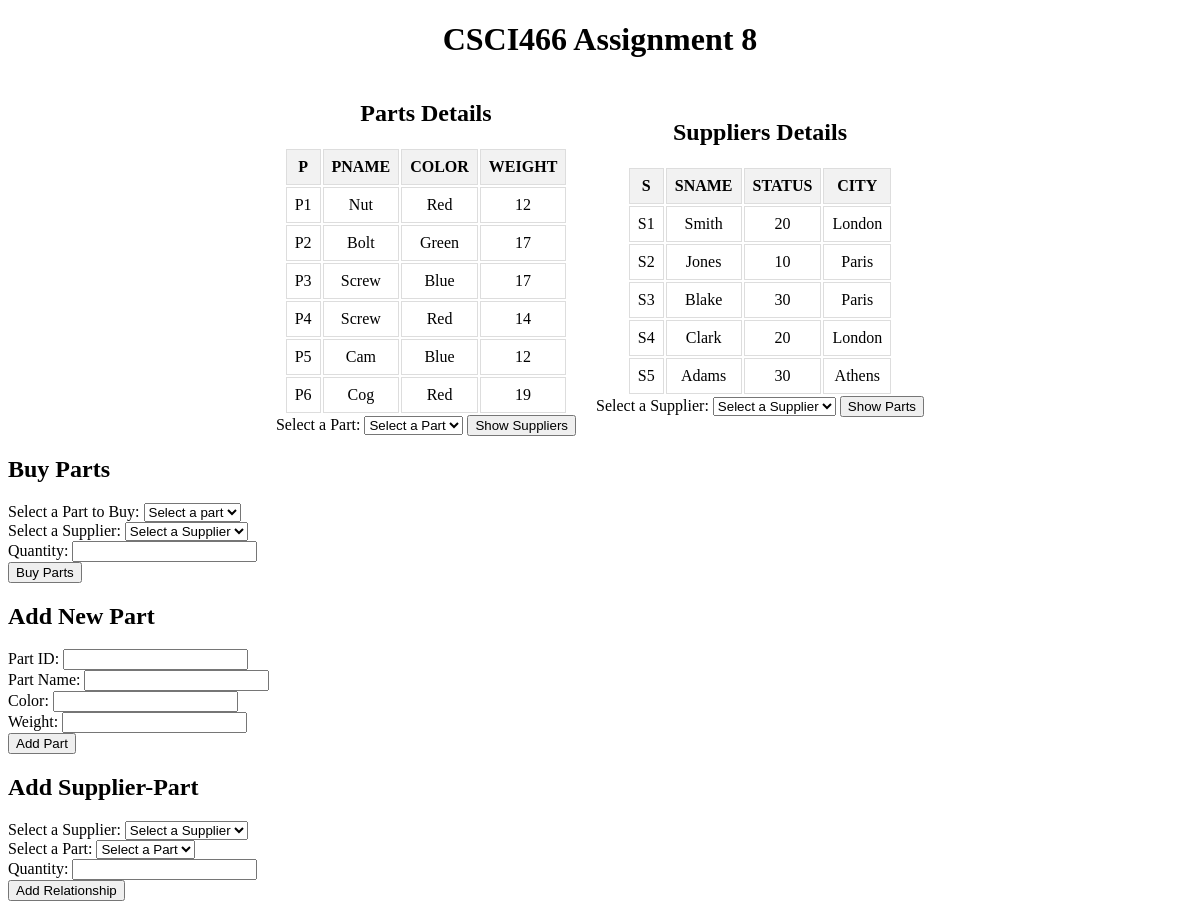
The app's page /parts_and_suppliers.php with its own data.
### tables this page shows
CREATE TABLE P(
    P CHAR(2) NOT NULL,
    PNAME CHAR(12) NOT NULL,
    COLOR CHAR(12) NOT NULL,
    WEIGHT INT NOT NULL,

    Primary Key(P)
);

CREATE TABLE S(
    S CHAR(2) NOT NULL,
    SNAME CHAR(12) NOT NULL,
    STATUS INT NOT NULL,
    CITY CHAR(12) NOT NULL,

    Primary Key(S)
);

### parts_and_suppliers.php (the view, shortened to what this page needs)
<!DOCTYPE html>
<html>
    <head>
    </head>
    <body>
        <h1>CSCI466 Assignment 8</h1>
<?php
include '/home/data/www/z1945650/public_html/csci466/login.php';
include '/home/data/www/z1945650/public_html/csci466/library.php';
$dbname = 'z1945650';
$dsn = "mysql:host=$host;dbname=$dbname";
$options =
[
    PDO::ATTR_ERRMODE            => PDO::ERRMODE_EXCEPTION,
    PDO::ATTR_DEFAULT_FETCH_MODE => PDO::FETCH_ASSOC,
    PDO::ATTR_EMULATE_PREPARES   => false,
];
try
{
    $pdo = new PDO($dsn, $username, $password, $options);
}
catch (PDOException $e)
{
   die("<p>Connection to database failed: {$e->getMessage()}</p>\n");
}
echo '<div class="grid-container">';
echo '<div class="table-form-container">';
echo "<h2>Parts Details</h2>";
displayParts($pdo);
echo '<form method="post">
        <label for="part">Select a Part:</label>
        <select name="part" id="part">;
        <option value = "">Select a Part</option>';
echo '  </select>
        <input type="submit" name="showSuppliersForPart" value="Show Suppliers">
      </form>';
echo '</div>';
echo '<div class="table-form-container">';
echo "<h2>Suppliers Details</h2>";
echo '<form method="post">
        <label for="supplier">Select a Supplier:</label>
        <select name="supplier" id="supplier">
        <option value = "">Select a Supplier</option>';
echo '  </select>
        <input type="submit" name="showPartsForSupplier" value="Show Parts">
      </form>';
echo '</div>';
echo '</div>';
echo '<h2>Buy Parts</h2>';
echo '<form method="post">';
echo '<div>
        <label for="partToBuy">Select a Part to Buy:</label>
        <select name="partToBuy" id="partToBuy">
        <option value = "">Select a part</option>';
echo '</select>
      </div>';
echo '<div>
        <label for="supplierToBuyFrom">Select a Supplier:</label>
        <select name="supplierToBuyFrom" id="supplierToBuyFrom">
        <option value = "">Select a Supplier</option>';
echo '</select>
      </div>';
echo '<label for="quantityToBuy">Quantity:</label>
      <input type="number" name="quantityToBuy" id="quantityToBuy" min="1">
      <div>
        <input type="submit" name="buyParts" value="Buy Parts">
      </div>
      </form>';
echo '<div class="form-section">
        <form method="post">
            <h2>Add New Part</h2>
            <label for="newPartID">Part ID:</label>
            <input type="text" name="newPartID" id="newPartID" required><br>
            <label for="newPartName">Part Name:</label>
            <input type="text" name="newPartName" id="newPartName" required><br>
            <label for="newPartColor">Color:</label>
            <input type="text" name="newPartColor" id="newPartColor" required><br>
            <label for="newPartWeight">Weight:</label>
            <input type="number" name="newPartWeight" id="newPartWeight" min="1" required><br>
            <input type="submit" name="addNewPart" value="Add Part">
        </form>
     </div>';
echo '<div class="form-section">
        <form method="post">
            <h2>Add Supplier-Part</h2>
            <label for="relSupplier">Select a Supplier:</label>
            <select name="relSupplier" id="relSupplier">
                <option value "">Select a Supplier</option>';
            echo '</select><br>
            <label for="relpart">Select a Part:</label>
            <select name="relPart" id="relPart">
                <option value="">Select a Part</option>';
            echo '</select><br>
            <label for="relQuantity">Quantity:</label>
            <input type="number" name="relQuantity" id="relQuantity" min="1" required><br>
            <input type="submit" name="addRel" value="Add Relationship">
        </form>
     </div>';
?>
    </body>
</html>

### library.php (shortened to what this page needs)
<?php
function displayParts($pdo)
{
    $sql = 'SELECT * FROM P;';
    try
    {
        $stmt = $pdo->prepare($sql);
        $stmt->execute();
        $rows = $stmt->fetchAll(PDO::FETCH_ASSOC);
        print_table($rows);
    }
    catch (PDOException $e)
    {
        die("<p>Failed to retrieve parts: {$e->getMessage()}</p>\n");
    }
}
function print_table(array $rows)
{
    echo "<table style='border-collapse: collapse: width: 100%;'>\n";
    echo "<thead style='background-color: #f2f2f2;'>";
    foreach (array_keys($rows[0]) as $heading)
    {
        echo "<th style='border: 1px solid #ddd; padding: 8px;'>$heading</th>\n";
    }
    echo "</thead>\n";
    echo "<tbody>";
    foreach ($rows as $row)
    {
        echo "<tr style='border-bottom: 1px solid #ddd;'>\n";
        foreach ($row as $col)
        {
            echo "<td style='border: 1px solid #ddd; padding: 8px;'>$col</td>\n";
        }
        echo "</tr>\n";
    }
    echo "</tbody>\n";
    echo "</table>\n";
}
?>

### parts_and_suppliers.php (style rules this page uses)
h1 { text-align: center; }
.grid-container { display: grid; grid-template-columns: auto auto; justify-content: center; gap: 20px; margin-bottom: 20px; }
.table-form-container { text-align: center; width: 100%; margin: auto; }
table { margin-left: auto; margin-right: auto; width: 30%; }
.form-section { margin-bottom: 20px; }

### records on screen
p: P "P1", PNAME "Nut", COLOR "Red", WEIGHT "12"
p: P "P2", PNAME "Bolt", COLOR "Green", WEIGHT "17"
p: P "P3", PNAME "Screw", COLOR "Blue", WEIGHT "17"
p: P "P4", PNAME "Screw", COLOR "Red", WEIGHT "14"
p: P "P5", PNAME "Cam", COLOR "Blue", WEIGHT "12"
p: P "P6", PNAME "Cog", COLOR "Red", WEIGHT "19"
s: S "S1", SNAME "Smith", STATUS "20", CITY "London"
s: S "S2", SNAME "Jones", STATUS "10", CITY "Paris"
s: S "S3", SNAME "Blake", STATUS "30", CITY "Paris"
s: S "S4", SNAME "Clark", STATUS "20", CITY "London"
s: S "S5", SNAME "Adams", STATUS "30", CITY "Athens"

### other values on screen
$heading "P"
$heading "PNAME"
$heading "COLOR"
$heading "WEIGHT"
$heading "S"
$heading "SNAME"
$heading "STATUS"
$heading "CITY"
